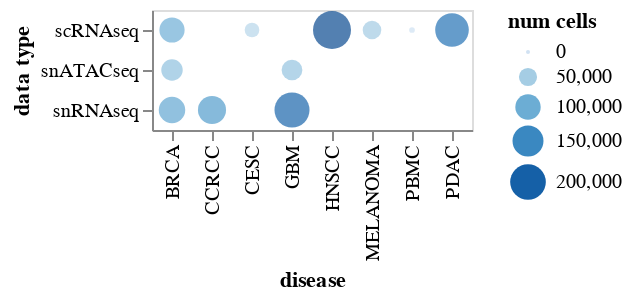

Write notebook code for a chart like this one.
### Code cell
chart = alt.Chart(df).mark_circle().encode(
    x=alt.X('disease:O'),
    y=alt.Y('data type:O'),
    color=alt.Color('num cells:Q'),
    size='num cells:Q'
)
chart

### Figure 1 — Vega-Lite specification as saved in the notebook (floating-point values rounded to 4 significant figures)
{"config": {"view": {"continuousWidth": 400, "continuousHeight": 300}}, "data": {"name": "data-aa8443710fb25dfada3872fb69f7651f"}, "mark": "circle", "encoding": {"color": {"type": "quantitative", "field": "num cells"}, "size": {"type": "quantitative", "field": "num cells"}, "x": {"type": "ordinal", "field": "disease"}, "y": {"type": "ordinal", "field": "data type"}}, "$schema": "https://vega.github.io/schema/vega-lite/v4.8.1.json", "datasets": {"data-aa8443710fb25dfada3872fb69f7651f": [{"data type": "scRNAseq", "disease": "BRCA", "num cells": 98564}, {"data type": "scRNAseq", "disease": "CESC", "num cells": 31745}, {"data type": "scRNAseq", "disease": "HNSCC", "num cells": 227195}, {"data type": "scRNAseq", "disease": "MELANOMA", "num cells": 52367}, {"data type": "scRNAseq", "disease": "PBMC", "num cells": 2638}, {"data type": "scRNAseq", "disease": "PDAC", "num cells": 177089}, {"data type": "snATACseq", "disease": "BRCA", "num cells": 70679}, {"data type": "snATACseq", "disease": "GBM", "num cells": 65782}, {"data type": "snRNAseq", "disease": "BRCA", "num cells": 109002}, {"data type": "snRNAseq", "disease": "CCRCC", "num cells": 123250}, {"data type": "snRNAseq", "disease": "GBM", "num cells": 192699}]}}
